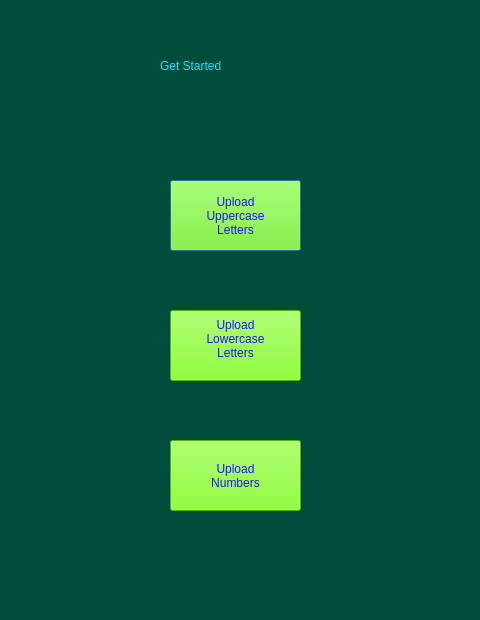
<?xml version="1.0" encoding="UTF-8"?>
<ui version="4.0">
 <class>Dialog</class>
 <widget class="QDialog" name="Dialog">
  <property name="geometry">
   <rect>
    <x>0</x>
    <y>0</y>
    <width>480</width>
    <height>620</height>
   </rect>
  </property>
  <property name="windowTitle">
   <string>Dialog</string>
  </property>
  <property name="styleSheet">
   <string notr="true">background-color: rgb(0, 77, 60);</string>
  </property>
  <widget class="QLabel" name="label">
   <property name="geometry">
    <rect>
     <x>160</x>
     <y>40</y>
     <width>161</width>
     <height>51</height>
    </rect>
   </property>
   <property name="styleSheet">
    <string notr="true">font: 20pt &quot;Calisto MT&quot;;
color: rgb(33, 226, 255);</string>
   </property>
   <property name="text">
    <string>Get Started</string>
   </property>
  </widget>
  <widget class="QPushButton" name="uppercasebutton">
   <property name="geometry">
    <rect>
     <x>170</x>
     <y>180</y>
     <width>131</width>
     <height>71</height>
    </rect>
   </property>
   <property name="styleSheet">
    <string notr="true">color: rgb(32, 17, 255);
background-color: rgb(110, 255, 0);</string>
   </property>
   <property name="text">
    <string>Upload
Uppercase
Letters</string>
   </property>
   <property name="default">
    <bool>false</bool>
   </property>
   <property name="flat">
    <bool>false</bool>
   </property>
  </widget>
  <widget class="QPushButton" name="lowercasebutton">
   <property name="geometry">
    <rect>
     <x>170</x>
     <y>310</y>
     <width>131</width>
     <height>71</height>
    </rect>
   </property>
   <property name="styleSheet">
    <string notr="true">color: rgb(32, 17, 255);
background-color: rgb(110, 255, 0);</string>
   </property>
   <property name="text">
    <string>Upload
Lowercase
Letters
</string>
   </property>
   <property name="default">
    <bool>false</bool>
   </property>
   <property name="flat">
    <bool>false</bool>
   </property>
  </widget>
  <widget class="QPushButton" name="numbersbutton">
   <property name="geometry">
    <rect>
     <x>170</x>
     <y>440</y>
     <width>131</width>
     <height>71</height>
    </rect>
   </property>
   <property name="styleSheet">
    <string notr="true">color: rgb(32, 17, 255);
background-color: rgb(110, 255, 0);</string>
   </property>
   <property name="text">
    <string>Upload
Numbers</string>
   </property>
   <property name="default">
    <bool>false</bool>
   </property>
   <property name="flat">
    <bool>false</bool>
   </property>
  </widget>
 </widget>
 <resources/>
 <connections/>
</ui>
